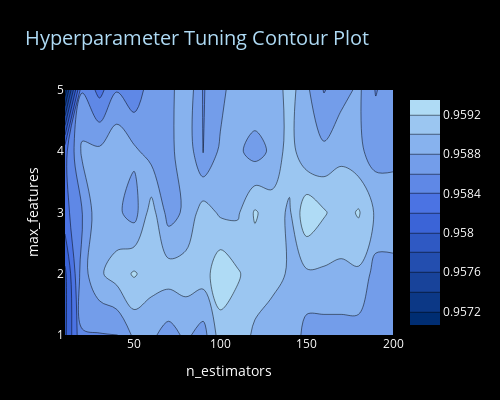

Write notebook code for a chart like this one.
### Code cell
fig = go.Figure(data=[go.Contour(z=z, x=x, y=y, colorscale=polynesian_blue_colorscale)], layout=layout)
fig.update_layout(title='Hyperparameter Tuning Contour Plot', autosize=False, width=500, height=400, margin=dict(l=65, r=50, b=65, t=90),
                  title_font=dict(size=20, color='#AFDBF5'))
fig.show()

### Figure 1 — Plotly figure (JSON) as saved in the notebook; plotly's stock layout.template omitted (floating-point values rounded to 4 significant figures)
{"data": [{"autocontour": true, "colorscale": [[0, "#002D72"], [0.5, "#4169E1"], [1, "#AFDBF5"]], "contours": {"end": 0.9592, "size": 0.0002, "start": 0.9572}, "type": "contour", "x": [10, 20, 30, 40, 50, 60, 70, 80, 90, 100, 110, 120, 130, 140, 150, 160, 170, 180, 190, 200], "y": [1, 2, 3, 4, 5], "z": [[0.958, 0.9586, 0.9586, 0.9586, 0.9588, 0.9588, 0.9587, 0.9588, 0.9587, 0.9591, 0.9591, 0.959, 0.9588, 0.959, 0.9587, 0.9587, 0.9587, 0.9587, 0.9587, 0.9587], [0.958, 0.9587, 0.959, 0.9591, 0.9592, 0.9591, 0.9591, 0.9591, 0.9591, 0.9593, 0.9592, 0.9591, 0.9591, 0.959, 0.959, 0.959, 0.959, 0.959, 0.9587, 0.9587], [0.9583, 0.9586, 0.959, 0.9588, 0.9587, 0.9591, 0.9587, 0.9588, 0.9591, 0.959, 0.959, 0.9592, 0.9591, 0.959, 0.9593, 0.9592, 0.9591, 0.9592, 0.959, 0.959], [0.9583, 0.9588, 0.9588, 0.959, 0.9588, 0.9587, 0.9587, 0.959, 0.9586, 0.9588, 0.9588, 0.9587, 0.9588, 0.9591, 0.9588, 0.9588, 0.959, 0.9588, 0.9587, 0.9587], [0.9571, 0.9586, 0.9583, 0.9586, 0.9585, 0.9587, 0.9587, 0.959, 0.9586, 0.9587, 0.959, 0.959, 0.9588, 0.9591, 0.9588, 0.9586, 0.9587, 0.9588, 0.9586, 0.9587]]}], "layout": {"autosize": false, "font": {"color": "white"}, "height": 400, "margin": {"b": 65, "l": 65, "r": 50, "t": 90}, "paper_bgcolor": "#000000", "plot_bgcolor": "#000000", "title": {"font": {"color": "#AFDBF5", "size": 20}, "text": "Hyperparameter Tuning Contour Plot"}, "width": 500, "xaxis": {"autorange": true, "range": [10, 200], "tickfont": {"color": "white", "size": 12}, "title": {"font": {"color": "white", "size": 14}, "text": "n_estimators"}, "type": "linear"}, "yaxis": {"autorange": true, "range": [1, 5], "tickfont": {"color": "white", "size": 12}, "title": {"font": {"color": "white", "size": 14}, "text": "max_features"}, "type": "linear"}}}
